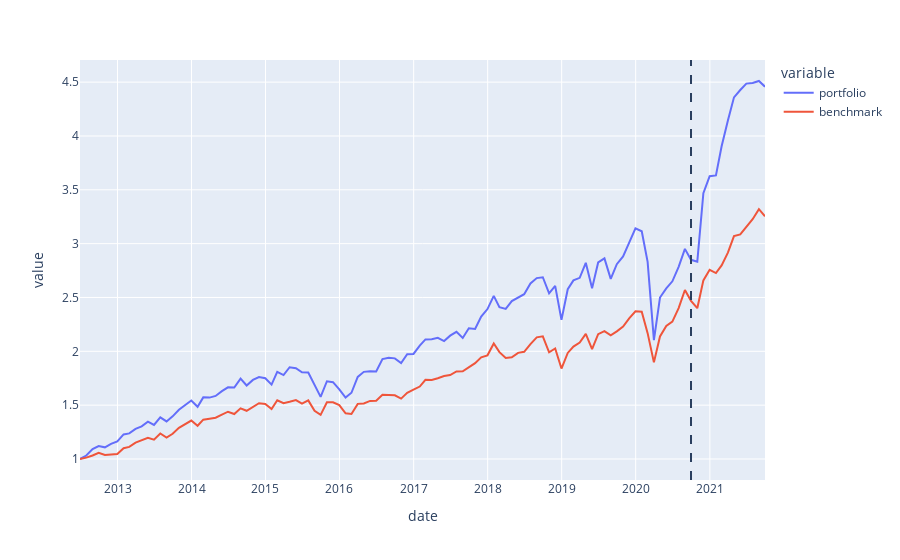

The notebook cell saved with this chart:
### Markdown cell above
# Backtest

### Code cell
portfolio = df_portfolio_weights_after_rebalancing.copy()
portfolio = portfolio.join(benchmark_df, how='left')
wealth = (portfolio['weights']*portfolio['forward_rets'].values).groupby(level=0).sum()
wealth = wealth.shift(1)
start_date = wealth.index[0]
wealth.loc[start_date] = 0

compare_df = pd.DataFrame(index=wealth.index)
compare_df['portfolio'] = (wealth+1).cumprod()
benchmark_wealth = (spx['Close'].pct_change().loc[wealth.index])
benchmark_wealth.loc[start_date] = 0
compare_df['benchmark'] = (benchmark_wealth+1).cumprod()

final_X_test_date = X_test.index.get_level_values(0).unique()[-1]
fig = px.line(compare_df)
fig.add_vline(x=final_X_test_date, line_dash='dash')
fig.show()
